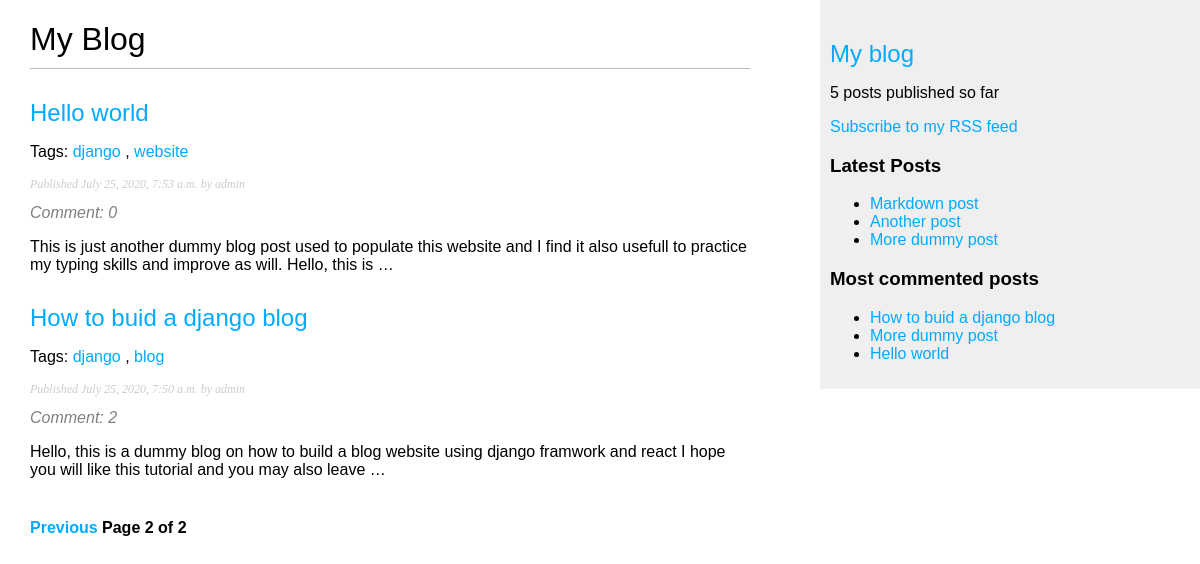
Screenshot of /blog/?page=2 with the database file from the repository.
### blog/models.py (models this page shows, shortened)
class Post(models.Model):
    objects = models.Manager()  # the default manager
    published = PublishedManager()  # the newly created manager
    tags = TaggableManager()
    def get_absolute_url(self):
        return reverse('blog:post_detail', args=[self.publish.year, self.publish.month, self.publish.day, self.slug])
    STATUS_CHOICES = (
        ('draft', 'Draft'),
        (('published', 'Published')),
    )
    title = models.CharField(max_length=250)
    slug = models.SlugField(max_length=250, unique_for_date='publish')
    author = models.ForeignKey(
        User, on_delete=models.CASCADE, related_name='blog_posts')
    body = models.TextField()
    publish = models.DateTimeField(default=timezone.now)
    created = models.DateTimeField(auto_now_add=True)
    updated = models.DateTimeField(auto_now=True)
    status = models.CharField(
        max_length=10, choices=STATUS_CHOICES, default='draft')
    class Meta:
        ordering = ('-publish',)

### blog/views.py (the view)
# urls.py: path('', views.post_list, name='post_list'),
def post_list(request, tag_slug=None):
    object_list = Post.published.all()
    tag = None
    if tag_slug:
        tag = get_object_or_404(Tag, slug=tag_slug)
        object_list = object_list.filter(tags__in=[tag])
    paginator = Paginator(object_list, 3)
    page = request.GET.get('page')
    try:
        posts = paginator.page(page)
    except PageNotAnInteger:
        posts = paginator.page(1)
    except EmptyPage:
        posts = paginator.page(paginator.num_pages)
    return render(request, 'blog/post/list.html', {'page': page, 'posts': posts, 'tag': tag})

### blog/models.py (called while the page is built)
    def get_queryset(self):
        return super(PublishedManager, self).get_queryset().filter(status='published')

### blog/templatetags/blog_tags.py (called while the page is built)
@register.simple_tag
def get_most_commented_posts(count=3):
    return Post.published.annotate(total_comments=Count('comments')).order_by('-total_comments')[:count]

@register.simple_tag
def total_posts():
    return Post.published.count()

@register.inclusion_tag('blog/post/latest_posts.html')
def show_latest_posts(count=2):
    latest_posts = Post.published.order_by('-publish')[:count]
    return {'latest_posts': latest_posts}

@register.filter(name='markdown')
def markdown_format(text):
    return mark_safe(markdown.markdown(text))

### blog/templates/blog/post/list.html (shortened to what this page needs)
{% extends "blog/base.html" %}
{% load blog_tags %}
{% block content %}
<h1>My Blog</h1>
 {% for post in posts %}
<h2>
  <a href="{{ post.get_absolute_url}} ">
    {{ post.title}}
  </a>
</h2>
<p class="tags">
  Tags: {% for tag in post.tags.all %}
  <a href="{% url 'blog:post_list_by_tag' tag.slug %} ">
    {{tag.name}}
  </a>
  {% if not forloop.last %}, {%endif%} {%endfor%}
</p>
<p class="date">
  Published {{ post.publish}} by {{post.author}}
</p>
<span style="color: gray; font-style: italic;">Comment: {{post.comments.count}} </span>
{{post.body|markdown|truncatewords_html:30}}
{%endfor%}
{% include "pagination.html" with page=posts%}
{%endblock%}

### blog/templates/blog/base.html (shortened to what this page needs)
{% load blog_tags %} {% load static %}
<!DOCTYPE html>
<html lang="en">
  <head>
    <link rel="stylesheet" href="{% static 'css/blog.css' %} " />
  </head>
  <body>
    <div id="content">
      {% block content %} {% endblock %}
    </div>
    <div id="sidebar">
      <h2>
        <a href="{% url 'blog:post_list' %} ">My blog</a>
      </h2>
      <p>{% total_posts %} posts published so far</p>
      <p>
        <a href="{% url 'blog:post_feed' %} ">Subscribe to my RSS feed</a>
      </p>
      <h3>Latest Posts</h3>
      {% show_latest_posts 3 %}
      <h3>Most commented posts</h3>
      {% get_most_commented_posts as most_commented %}
      <ul>
        {% for post in most_commented %}
        <li>
          <a href=" {{post.get_absolute_url}} ">{{post.title}}</a>
        </li>
        {%endfor%}
      </ul>
    </div>
  </body>
</html>

### blog/templates/blog/post/latest_posts.html
<ul>
  {% for post in latest_posts %}
  <li>
    <a href=" {{post.get_absolute_url}} "> {{post.title}} </a>
  </li>
  {% endfor %}
</ul>

### blog/static/css/blog.css (style rules this page uses)
body { margin: 0; padding: 0; font-family: helvetica, sans-serif; }
a { color: #00abff; text-decoration: none; }
h1 { font-weight: normal; border-bottom: 1px solid #bbb; padding: 0 0 10px 0; }
h2 { font-weight: normal; margin: 30px 0 0; }
#content { float: left; width: 60%; padding: 0 0 0 30px; }
#sidebar { float: right; width: 30%; padding: 10px; background: #efefef; height: 100%; }
p.date { color: #ccc; font-family: georgia, serif; font-size: 12px; font-style: italic; }

### rows the page displays
Post: title "Hello world", publish "July 25, 2020, 7:53 a.m.", author "admin", comments.count "0", body "This is just another dummy blog post used to populate this website and I find it also usefull to practice my typing skills and improve as will. Hello, this is …"
Tag: name "django"
Tag: name "website"
Post: title "How to buid a django blog", publish "July 25, 2020, 7:50 a.m.", author "admin", comments.count "2", body "Hello, this is a dummy blog on how to build a blog website using django framwork and react I hope you will like this tutorial and you may also leave …"
Tag: name "blog"
Post: title "Markdown post"
Post: title "Another post"
Post: title "More dummy post"

### other values shown
{{ page.number }} "2"
{{ page.paginator.num_pages }} "2"
